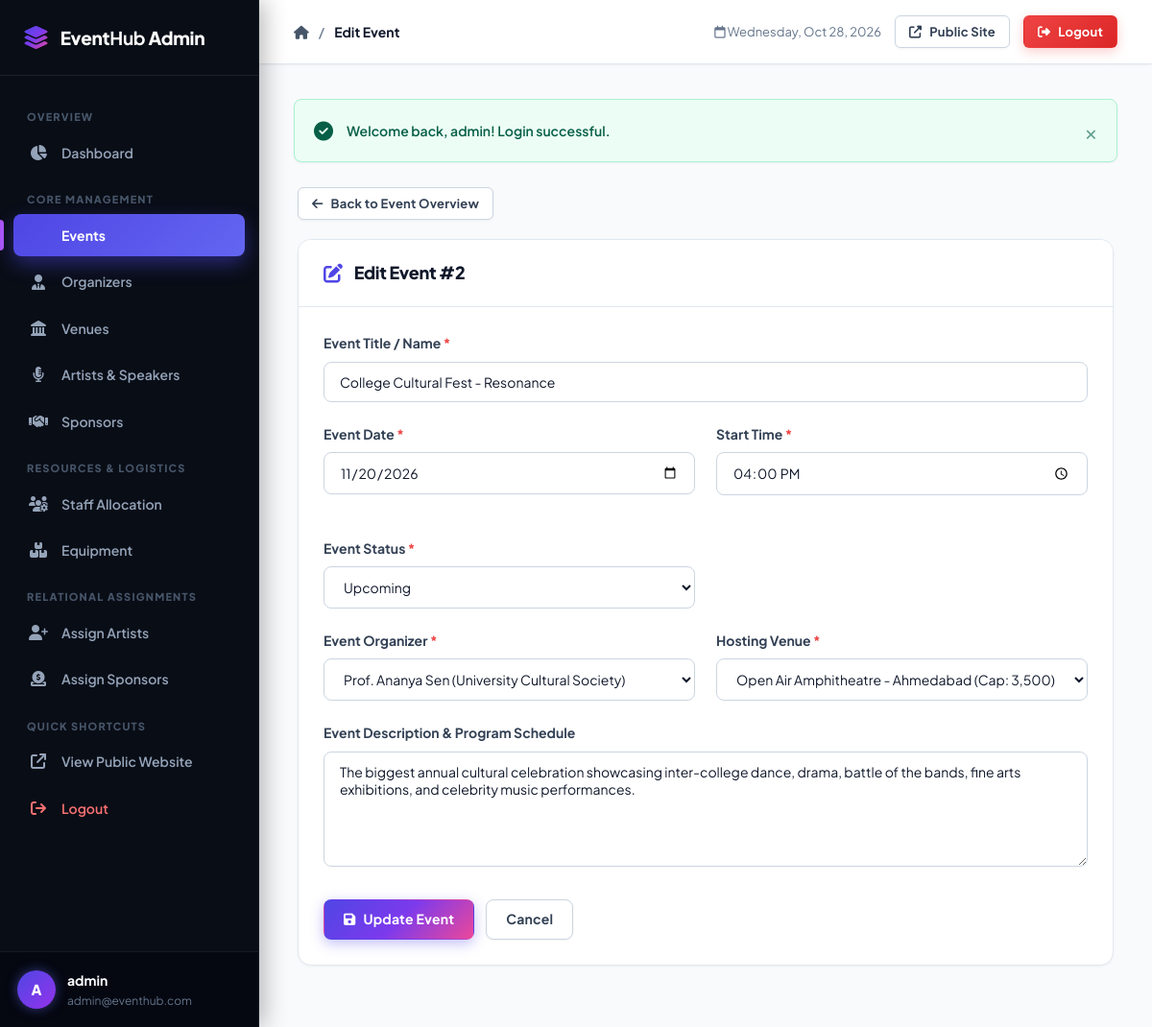
Page /admin/events/edit.php?id=2 (signed in) on the committed database.
### tables this page shows
CREATE TABLE `event` (
    `event_id` INT AUTO_INCREMENT PRIMARY KEY,
    `event_name` VARCHAR(100) NOT NULL,
    `event_description` TEXT DEFAULT NULL,
    `event_date` DATE NOT NULL,
    `event_time` TIME NOT NULL,
    `organizer_id` INT NOT NULL,
    `venue_id` INT NOT NULL,
    `status` VARCHAR(20) NOT NULL DEFAULT 'Upcoming',
    CONSTRAINT `chk_event_status` CHECK (`status` IN ('Upcoming', 'Ongoing', 'Completed', 'Cancelled')),
    CONSTRAINT `fk_event_organizer` FOREIGN KEY (`organizer_id`) REFERENCES `organizer` (`organizer_id`) ON DELETE RESTRICT ON UPDATE CASCADE,
    CONSTRAINT `fk_event_venue` FOREIGN KEY (`venue_id`) REFERENCES `venue` (`venue_id`) ON DELETE RESTRICT ON UPDATE CASCADE
);

CREATE TABLE `organizer` (
    `organizer_id` INT AUTO_INCREMENT PRIMARY KEY,
    `organizer_name` VARCHAR(100) NOT NULL,
    `email` VARCHAR(100) NOT NULL UNIQUE,
    `phone` VARCHAR(15) NOT NULL UNIQUE,
    `organization` VARCHAR(100) DEFAULT NULL
);

CREATE TABLE `venue` (
    `venue_id` INT AUTO_INCREMENT PRIMARY KEY,
    `venue_name` VARCHAR(100) NOT NULL,
    `address` VARCHAR(200) NOT NULL,
    `city` VARCHAR(50) NOT NULL,
    `capacity` INT NOT NULL,
    CONSTRAINT `chk_venue_capacity` CHECK (`capacity` > 0)
);

### admin/events/edit.php (the view, shortened to what this page needs)
<?php
require_once __DIR__ . '/../../includes/auth.php';
$errors = [];
$id = filter_input(INPUT_GET, 'id', FILTER_VALIDATE_INT);
try {
    $stmt = $pdo->prepare("SELECT * FROM event WHERE event_id = ?");
    $stmt->execute([$id]);
    $event = $stmt->fetch();
    $organizers = $pdo->query("SELECT organizer_id, organizer_name, organization FROM organizer ORDER BY organizer_name ASC")->fetchAll();
    $venues = $pdo->query("SELECT venue_id, venue_name, city, capacity FROM venue ORDER BY venue_name ASC")->fetchAll();
} catch (PDOException $e) {
    die("Database error: " . htmlspecialchars($e->getMessage()));
}
$event_name = $event['event_name'];
$event_description = $event['event_description'];
$event_date = $event['event_date'];
$event_time = $event['event_time'];
$organizer_id = $event['organizer_id'];
$venue_id = $event['venue_id'];
$status = $event['status'];
require_once __DIR__ . '/../../includes/admin_header.php';
?>
<div style="max-width: 850px; margin: 0 auto;">
    <div style="margin-bottom: 20px;">
        <a href="<?= url('admin/events/view.php?id=' . $id) ?>" class="btn btn-secondary btn-sm">
            <i class="fas fa-arrow-left"></i> Back to Event Overview
        </a>
    </div>
    <div class="card">
        <div class="card-header">
            <div class="card-title">
                <i class="fas fa-edit"></i> Edit Event #<?= $event['event_id'] ?>
            </div>
        </div>
        <div class="card-body">
            <form action="<?= url('admin/events/edit.php?id=' . $id) ?>" method="POST" class="needs-validation" novalidate>
                <div class="form-group">
                    <label for="event_name" class="form-label">Event Title / Name <span class="required">*</span></label>
                    <input type="text" id="event_name" name="event_name"
                           class="form-control <?= isset($errors['event_name']) ? 'is-invalid' : '' ?>"
                           value="<?= sanitize($event_name) ?>" required>
                </div>
                <div class="form-row">
                    <div class="form-group">
                        <label for="event_date" class="form-label">Event Date <span class="required">*</span></label>
                        <input type="date" id="event_date" name="event_date"
                               class="form-control <?= isset($errors['event_date']) ? 'is-invalid' : '' ?>"
                               value="<?= sanitize($event_date) ?>" required>
                    </div>
                    <div class="form-group">
                        <label for="event_time" class="form-label">Start Time <span class="required">*</span></label>
                        <input type="time" id="event_time" name="event_time"
                               class="form-control <?= isset($errors['event_time']) ? 'is-invalid' : '' ?>"
                               value="<?= sanitize($event_time) ?>" required>
                    </div>
                    <div class="form-group">
                        <label for="status" class="form-label">Event Status <span class="required">*</span></label>
                        <select id="status" name="status" class="form-control <?= isset($errors['status']) ? 'is-invalid' : '' ?>" required>
                            <option value="Upcoming" <?= $status === 'Upcoming' ? 'selected' : '' ?>>Upcoming</option>
                        </select>
                    </div>
                </div>
                <div class="form-row">
                    <div class="form-group">
                        <label for="organizer_id" class="form-label">Event Organizer <span class="required">*</span></label>
                        <select id="organizer_id" name="organizer_id" class="form-control <?= isset($errors['organizer_id']) ? 'is-invalid' : '' ?>" required>
                            <?php foreach ($organizers as $org): ?>
                                <option value="<?= $org['organizer_id'] ?>" <?= (string)$organizer_id === (string)$org['organizer_id'] ? 'selected' : '' ?>>
                                    <?= sanitize($org['organizer_name']) ?> <?= $org['organization'] ? '(' . sanitize($org['organization']) . ')' : '' ?>
                                </option>
                            <?php endforeach; ?>
                        </select>
                    </div>
                    <div class="form-group">
                        <label for="venue_id" class="form-label">Hosting Venue <span class="required">*</span></label>
                        <select id="venue_id" name="venue_id" class="form-control <?= isset($errors['venue_id']) ? 'is-invalid' : '' ?>" required>
                            <?php foreach ($venues as $v): ?>
                                <option value="<?= $v['venue_id'] ?>" <?= (string)$venue_id === (string)$v['venue_id'] ? 'selected' : '' ?>>
                                    <?= sanitize($v['venue_name']) ?> - <?= sanitize($v['city']) ?> (Cap: <?= number_format($v['capacity']) ?>)
                                </option>
                            <?php endforeach; ?>
                        </select>
                    </div>
                </div>
                <div class="form-group">
                    <label for="event_description" class="form-label">Event Description & Program Schedule</label>
                    <textarea id="event_description" name="event_description" class="form-control"><?= sanitize($event_description) ?></textarea>
                </div>
                <div style="display: flex; gap: 12px; margin-top: 28px;">
                    <button type="submit" class="btn btn-primary">
                        <i class="fas fa-save"></i> Update Event
                    </button>
                    <a href="<?= url('admin/events/view.php?id=' . $id) ?>" class="btn btn-secondary">Cancel</a>
                </div>
            </form>
        </div>
    </div>
</div>
<?php require_once __DIR__ . '/../../includes/admin_footer.php'; ?>

### assets/css/style.css (style rules this page uses)
:root { --primary: #4f46e5; --primary-gradient: linear-gradient(135deg, #4f46e5 0%, #7c3aed 50%, #ec4899 100%); --primary-hover: #4338ca; --primary-light: #e0e7ff; --secondary: #64748b; --success: #10b981; --success-light: #d1fae5; --danger: #ef4444; --danger-light: #fee2e2; --warning: #f59e0b; --warning-light: #fef3c7; --info: #0ea5e9; --info-light: #e0f2fe; --sidebar-bg: #090d16; --sidebar-surface: #111827; --sidebar-hover: #1f293d; --sidebar-active: linear-gradient(135deg, #4f46e5 0%, #6366f1 100%); --sidebar-text: #94a3b8; --sidebar-text-active: #ffffff; --bg-body: #f8fafc; --bg-card: #ffffff; --text-main: #0f172a; --text-muted: #64748b; --border-color: #e2e8f0; --border-hover: #cbd5e1; --radius-sm: 8px; --radius-md: 14px; --radius-lg: 20px; --radius-full: 9999px; --shadow-sm: 0 1px 3px 0 rgba(0, 0, 0, 0.04), 0 1px 2px -1px rgba(0, 0, 0, 0.04); --shadow-md: 0 4px 6px -1px rgba(0, 0, 0, 0.06), 0 2px 4px -2px rgba(0, 0, 0, 0.04); --shadow-lg: 0 12px 24px -4px rgba(15, 23, 42, 0.08), 0 4px 6px -2px rgba(15, 23, 42, 0.03); --shadow-glow: 0 10px 25px -3px rgba(79, 70, 229, 0.35); --transition: all 0.25s cubic-bezier(0.4, 0, 0.2, 1); }
* { margin: 0; padding: 0; box-sizing: border-box; font-family: 'Plus Jakarta Sans', -apple-system, BlinkMacSystemFont, "Segoe UI", Roboto, sans-serif; }
body { background-color: var(--bg-body); color: var(--text-main); line-height: 1.6; min-height: 100vh; -webkit-font-smoothing: antialiased; }
a { color: var(--primary); text-decoration: none; transition: var(--transition); }
.btn { display: inline-flex; align-items: center; justify-content: center; gap: 8px; padding: 10px 20px; font-size: 14px; font-weight: 700; border-radius: var(--radius-sm); border: 1px solid transparent; cursor: pointer; transition: var(--transition); text-decoration: none; line-height: 1.4; letter-spacing: 0.2px; }
.btn-primary { background: var(--primary-gradient); color: #ffffff; box-shadow: 0 4px 14px 0 rgba(79, 70, 229, 0.35); }
.btn-secondary { background: #ffffff; color: #334155; border-color: #cbd5e1; box-shadow: 0 1px 3px rgba(0, 0, 0, 0.05); }
.btn-sm { padding: 7px 14px; font-size: 13px; border-radius: 6px; }
.card { background: #ffffff; border-radius: var(--radius-md); border: 1px solid var(--border-color); box-shadow: var(--shadow-sm); margin-bottom: 28px; overflow: hidden; transition: var(--transition); }
.card-header { padding: 20px 26px; border-bottom: 1px solid var(--border-color); display: flex; justify-content: space-between; align-items: center; background: #ffffff; }
.card-title { font-size: 18px; font-weight: 800; color: #0f172a; display: flex; align-items: center; gap: 12px; letter-spacing: -0.3px; }
.card-title i { color: var(--primary); font-size: 20px; }
.card-body { padding: 26px; }
.form-group { margin-bottom: 22px; }
.form-row { display: grid; grid-template-columns: repeat(auto-fit, minmax(280px, 1fr)); gap: 22px; }
.form-label { display: block; margin-bottom: 8px; font-size: 14px; font-weight: 700; color: #334155; }
.form-label .required { color: var(--danger); }
.form-control { width: 100%; padding: 11px 16px; font-size: 14px; border: 1px solid #cbd5e1; border-radius: var(--radius-sm); background-color: #ffffff; color: #0f172a; transition: var(--transition); }
textarea.form-control { min-height: 120px; resize: vertical; }

### rows in the picture
event: event_id "2", event_name "College Cultural Fest - Resonance", event_date "11/20/2026", event_time "16:00:00", status "Upcoming", organizer_id "Prof. Ananya Sen (University Cultural Society)", venue_id "Open Air Amphitheatre - Ahmedabad (Cap: 3,500)", event_description "The biggest annual cultural celebration showcasing inter-college dance, drama, battle of the bands, fine arts exhibitions, and celebrity music performances."

### other values in the picture
substr($_SESSION['admin_username'] ?? 'A', 0, 1) "A"
$_SESSION['admin_username'] "admin"
$_SESSION['admin_email'] "admin@eventhub.com"
$pageTitle "Edit Event"
$message "Welcome back, admin! Login successful."
